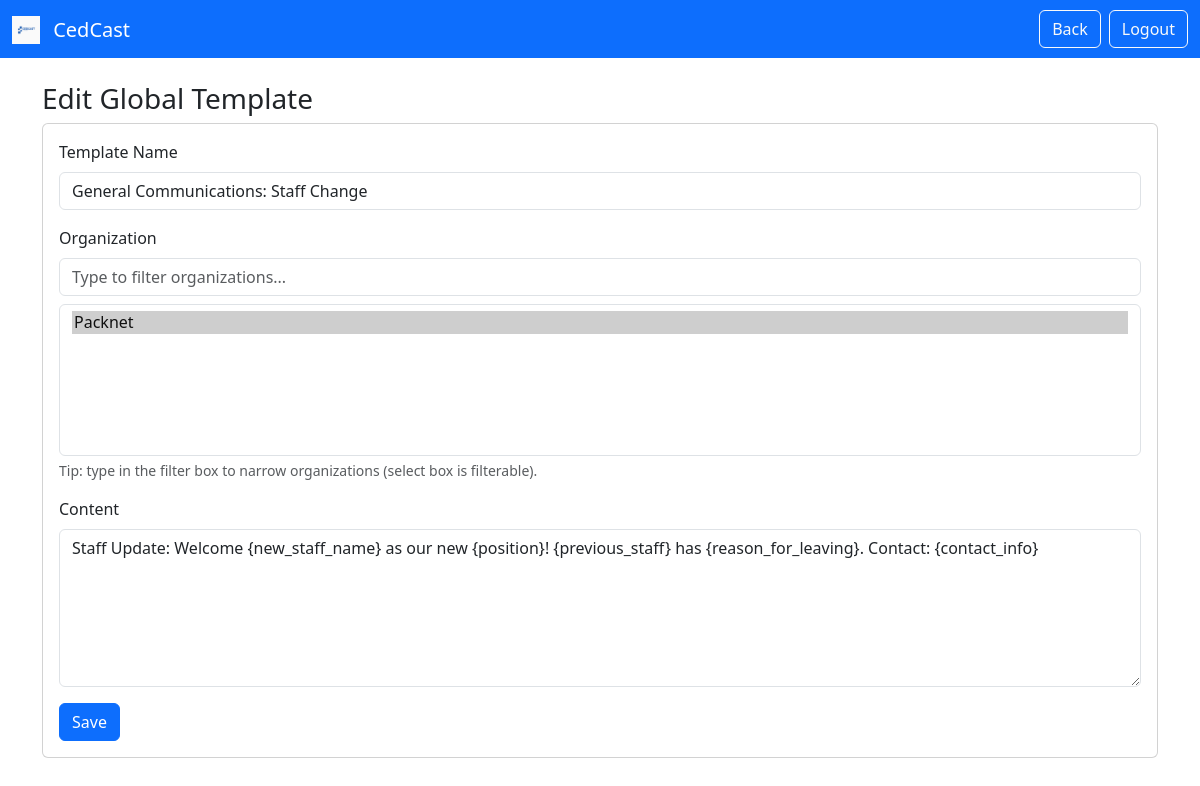
/super/global-templates/51/edit/ (signed in), run on the app's committed database.
### core/models.py (models this page shows, shortened)
class OrgSMSTemplate(models.Model):
	organization = models.ForeignKey('Organization', on_delete=models.CASCADE)
	name = models.CharField(max_length=100)
	content = models.TextField()
	created_at = models.DateTimeField(auto_now_add=True)
	is_pre_built = models.BooleanField(default=False, help_text="Whether this is a pre-built template")

class Organization(models.Model):
	TYPE_CHOICES = [
		("pharmacy", "Pharmacy"),
		("company", "Company"),
		("ngo", "NGO"),
		("other", "Other"),
	]
	name = models.CharField(max_length=255)
	org_type = models.CharField(max_length=20, choices=TYPE_CHOICES, default="company")
	slug = models.SlugField(max_length=100, unique=True)
	logo = models.ImageField(upload_to='org_logos/', blank=True, null=True)
	address = models.TextField(blank=True, null=True)
	phone_primary = models.CharField(max_length=20, blank=True, null=True)
	phone_secondary = models.CharField(max_length=20, blank=True, null=True)
	primary_color = models.CharField(max_length=7, default="#0d6efd")
	secondary_color = models.CharField(max_length=7, default="#6c757d")
	clicksend_username = models.CharField(max_length=100, blank=True, null=True)
	clicksend_api_key = models.CharField(max_length=100, blank=True, null=True)
	sender_id = models.CharField(max_length=20, blank=True, null=True)
	hubtel_api_url = models.CharField(max_length=255, blank=True, null=True)
	hubtel_client_id = models.CharField(max_length=255, blank=True, null=True)
	hubtel_client_secret = models.CharField(max_length=255, blank=True, null=True)
	hubtel_api_key = models.CharField(max_length=255, blank=True, null=True)
	hubtel_sender_id = models.CharField(max_length=50, blank=True, null=True)
	created_at = models.DateTimeField(auto_now_add=True)
	is_active = models.BooleanField(default=True)
	onboarded = models.BooleanField(default=False)
	APPROVAL_CHOICES = [
		('pending', 'Pending Approval'),
		('approved', 'Approved'),
		('rejected', 'Rejected'),
	]
	approval_status = models.CharField(max_length=20, choices=APPROVAL_CHOICES, default='pending')
	approved_at = models.DateTimeField(blank=True, null=True)
	approved_by = models.ForeignKey(User, on_delete=models.SET_NULL, null=True, blank=True, related_name='approved_organizations')
	rejection_reason = models.TextField(blank=True, null=True)
	balance = models.DecimalField(max_digits=10, decimal_places=2, default=Decimal('0.00'))
	total_sms_sent = models.PositiveIntegerField(default=0, help_text="Total SMS sent by organization")
	sms_rate = models.DecimalField(max_digits=5, decimal_places=4, default=Decimal('0.25'), help_text="Cost per SMS in cedis")
	is_premium = models.BooleanField(default=False, help_text="Premium features enabled")
	class Meta:
		indexes = [
			models.Index(fields=['is_active', 'onboarded']),
			models.Index(fields=['slug']),
		]

### core/views.py (the view, shortened to what this page needs)
# urls.py: path('super/global-templates/<int:template_id>/edit/', views.edit_global_template_view, name='edit_global_template'),
@login_required
def edit_global_template_view(request, template_id):
	if not request.user.role == User.SUPER_ADMIN:
		return redirect('dashboard')
	from .models import OrgSMSTemplate, Organization
	try:
		tmpl = OrgSMSTemplate.objects.get(id=template_id)
	except OrgSMSTemplate.DoesNotExist:
		return redirect('global_templates')
	orgs = Organization.objects.all().order_by('name')
	notice = None
	generated_credentials = None
	return render(request, 'global_template_form.html', {'template': tmpl, 'orgs': orgs, 'action': 'edit'})

### core/templates/global_template_form.html (shortened to what this page needs)
<!DOCTYPE html>
<html>
<head>
    {% load static %}
    <link href="https://cdn.jsdelivr.net/npm/bootstrap@5.3.2/dist/css/bootstrap.min.css" rel="stylesheet">
</head>
<body>
    <nav class="navbar navbar-expand-lg navbar-dark bg-primary mb-4">
        <div class="container-fluid">
            <a class="navbar-brand" href="{% url 'dashboard' %}">
                <img src="{% static 'images/cedcast_logo.png' %}" alt="CedCast" style="height:28px; margin-right:8px; object-fit:contain;" onerror="this.style.display='none'">
                <span class="align-middle">CedCast</span>
            </a>
            <div class="d-flex">
                <a href="{% url 'global_templates' %}" class="btn btn-outline-light me-2">Back</a>
                <a href="/logout/" class="btn btn-outline-light">Logout</a>
            </div>
        </div>
    </nav>
    <div class="container">
        <h3>{% if action == 'create' %}Create{% else %}Edit{% endif %} Global Template</h3>
        <div class="card">
            <div class="card-body">
                <form method="post">
                    <div class="mb-3">
                        <label class="form-label">Template Name</label>
                        <input type="text" name="name" class="form-control" value="{{ template.name|default:'' }}" required>
                    </div>
                    <div class="mb-3">
                        <label class="form-label">Organization</label>
                        <input id="org-filter" class="form-control mb-2" placeholder="Type to filter organizations...">
                        <select name="organization" id="organization-select" class="form-select" size="6">
                            {% for org in orgs %}
                                <option value="{{ org.id }}" {% if template and template.organization.id == org.id %}selected{% endif %} {% if prefill.organization == org.id %}selected{% endif %}>{{ org.name }}</option>
                            {% endfor %}
                        </select>
                        <div class="form-text">Tip: type in the filter box to narrow organizations (select box is filterable).</div>
                    </div>
                    <div class="mb-3">
                        <label class="form-label">Content</label>
                        <textarea name="content" class="form-control" rows="6">{{ template.content|default:'' }}</textarea>
                    </div>
                    <button type="submit" class="btn btn-primary">Save</button>
                </form>
            </div>
        </div>
    </div>
</body>
</html>

### data on the page
OrgSMSTemplate: name "General Communications: Staff Change", organization "Packnet ☑", content "Staff Update: Welcome {new_staff_name} as our new {position}! {previous_staff} has {reason_for_leaving}. Contact: {contact_info}"
